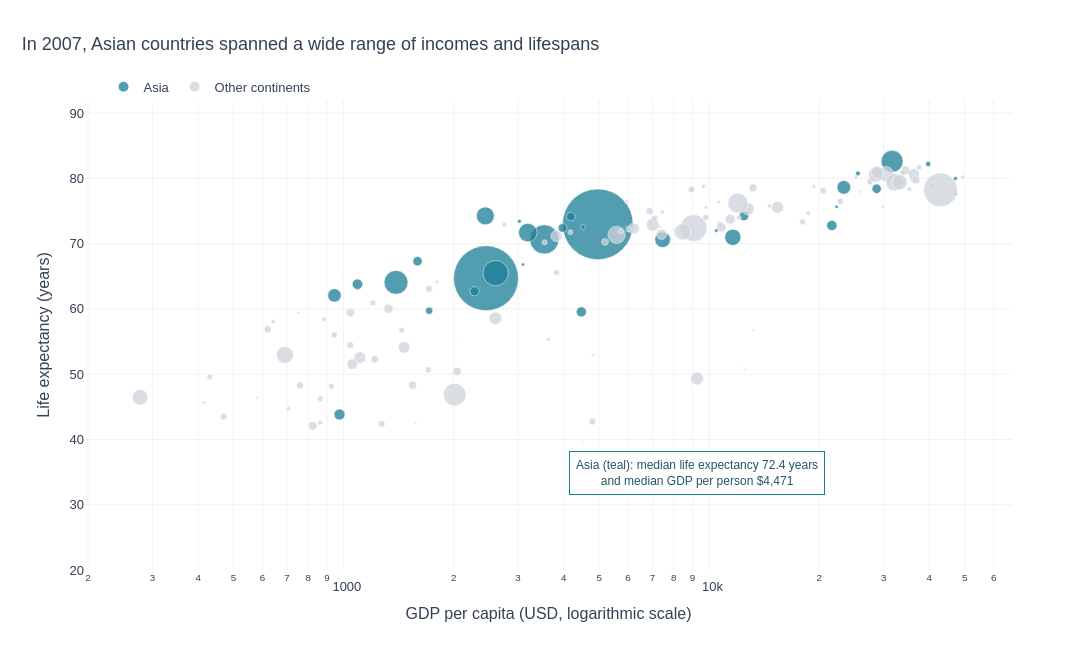

The notebook cell saved with this chart:
### Markdown cell above
## Task 2 — Bubble chart: tell a story

**What to build:** A bubble chart (full 2007 dataset, all countries) where:
- x = GDP per capita (log scale)
- y = life expectancy
- size = population
- colour = ONE continent highlighted (your choice), all others grey
- At least one annotation explaining the highlighted group's story

> This is the grey-and-highlight technique applied to a bubble chart.

### Code cell
# Task 2 — Full Gapminder sample (2007); highlight Asia against grey context.
df_2007 = df[df.year == 2007].copy()
assert len(df_2007) == df.country.nunique() == 142
highlight = 'Asia'
df_2007['Highlight'] = df_2007.continent.apply(
    lambda c: highlight if c == highlight else 'Other continents')
# Draw grey bubbles first so coloured bubbles remain visible in front.
df_2007['Highlight'] = pd.Categorical(
    df_2007['Highlight'], categories=['Other continents', highlight], ordered=True)

asia_2007 = df_2007[df_2007.continent == highlight]
median_asia_gdp = asia_2007.gdpPercap.median()
median_asia_life = asia_2007.lifeExp.median()

fig2 = px.scatter(
    df_2007, x='gdpPercap', y='lifeExp', size='pop',
    color='Highlight', hover_name='country',
    hover_data={'continent':True, 'pop':':,', 'gdpPercap':':,.0f', 'lifeExp':':.1f', 'Highlight':False},
    color_discrete_map={'Other continents':'#CED4DB', 'Asia':'#197E96'},
    opacity=0.75, size_max=50, log_x=True,
    labels={'gdpPercap':'GDP per capita (USD, logarithmic scale)',
            'lifeExp':'Life expectancy (years)', 'pop':'Population', 'Highlight':''},
    title='In 2007, Asian countries spanned a wide range of incomes and lifespans')
# Use paper coordinates to keep the median note visible on a log-x chart.
fig2.add_annotation(
    xref='paper', yref='paper', x=0.66, y=0.16,
    text=f'Asia (teal): median life expectancy {median_asia_life:.1f} years<br>and median GDP per person ${median_asia_gdp:,.0f}',
    showarrow=False,
    bordercolor='#197E96', borderwidth=1,
    bgcolor='rgba(255,255,255,0.94)', font=dict(color='#24556A',size=12),
    borderpad=6)
fig2.update_layout(
    width=1100, height=650, template='plotly_white',
    title=dict(x=0.02),
    xaxis=dict(type='log', showgrid=True, gridcolor='#F0F2F5'),
    yaxis=dict(showgrid=True, gridcolor='#F0F2F5', range=[20,92]),
    legend=dict(title=None, orientation='h', y=1.06, x=0.02, itemsizing='constant'),
    margin=dict(l=85,r=80,t=100,b=80),
    paper_bgcolor='white', plot_bgcolor='white',
    font=dict(family='Arial',size=13,color='#334155'))
fig2.update_traces(marker=dict(line=dict(color='#FFFFFF', width=0.6)))
assert fig2.layout.xaxis.type == 'log'
assert len(fig2.data) == 2 and sum(len(trace.x) for trace in fig2.data) == 142
fig2.show()
print(f'{len(df_2007)} countries included; {len(asia_2007)} Asian countries highlighted. Asia median GDP/person: ${median_asia_gdp:,.0f}; median life expectancy: {median_asia_life:.1f} years.')

### Figure 1 — Plotly figure (JSON) as saved in the notebook; plotly's stock layout.template omitted (floating-point values rounded to 4 significant figures; data arrays with more than 128 entries replaced by an {"elided": "..."} marker saying what was removed)
{"data": [{"customdata": [["Asia", 31889923, "Asia"], ["Asia", 708573, "Asia"], ["Asia", 150448339, "Asia"], ["Asia", 14131858, "Asia"], ["Asia", 1318683096, "Asia"], ["Asia", 6980412, "Asia"], ["Asia", 1110396331, "Asia"], ["Asia", 223547000, "Asia"], ["Asia", 69453570, "Asia"], ["Asia", 27499638, "Asia"], ["Asia", 6426679, "Asia"], ["Asia", 127467972, "Asia"], ["Asia", 6053193, "Asia"], ["Asia", 23301725, "Asia"], ["Asia", 49044790, "Asia"], ["Asia", 2505559, "Asia"], ["Asia", 3921278, "Asia"], ["Asia", 24821286, "Asia"], ["Asia", 2874127, "Asia"], ["Asia", 47761980, "Asia"], ["Asia", 28901790, "Asia"], ["Asia", 3204897, "Asia"], ["Asia", 169270617, "Asia"], ["Asia", 91077287, "Asia"], ["Asia", 27601038, "Asia"], ["Asia", 4553009, "Asia"], ["Asia", 20378239, "Asia"], ["Asia", 19314747, "Asia"], ["Asia", 23174294, "Asia"], ["Asia", 65068149, "Asia"], ["Asia", 85262356, "Asia"], ["Asia", 4018332, "Asia"], ["Asia", 22211743, "Asia"]], "hovertemplate": "<b>%{hovertext}</b><br><br>GDP per capita (USD, logarithmic scale)=%{x:,.0f}<br>Life expectancy (years)=%{y:.1f}<br>Population=%{customdata[1]:,}<br>continent=%{customdata[0]}<extra></extra>", "hovertext": ["Afghanistan", "Bahrain", "Bangladesh", "Cambodia", "China", "Hong Kong, China", "India", "Indonesia", "Iran", "Iraq", "Israel", "Japan", "Jordan", "Korea, Dem. Rep.", "Korea, Rep.", "Kuwait", "Lebanon", "Malaysia", "Mongolia", "Myanmar", "Nepal", "Oman", "Pakistan", "Philippines", "Saudi Arabia", "Singapore", "Sri Lanka", "Syria", "Taiwan", "Thailand", "Vietnam", "West Bank and Gaza", "Yemen, Rep."], "legendgroup": "Asia", "marker": {"color": "#197E96", "line": {"color": "#FFFFFF", "width": 0.6}, "opacity": 0.75, "size": [31889923, 708573, 150448339, 14131858, 1318683096, 6980412, 1110396331, 223547000, 69453570, 27499638, 6426679, 127467972, 6053193, 23301725, 49044790, 2505559, 3921278, 24821286, 2874127, 47761980, 28901790, 3204897, 169270617, 91077287, 27601038, 4553009, 20378239, 19314747, 23174294, 65068149, 85262356, 4018332, 22211743], "sizemode": "area", "sizeref": 527500.0, "symbol": "circle"}, "mode": "markers", "name": "Asia", "orientation": "v", "showlegend": true, "type": "scatter", "x": [974.6, 29800.0, 1391.0, 1714.0, 4959.0, 39720.0, 2452.0, 3541.0, 11610.0, 4471.0, 25520.0, 31660.0, 4519.0, 1593.0, 23350.0, 47310.0, 10460.0, 12450.0, 3096.0, 944.0, 1091.0, 22320.0, 2606.0, 3190.0, 21650.0, 47140.0, 3970.0, 4185.0, 28720.0, 7458.0, 2442.0, 3025.0, 2281.0], "xaxis": "x", "y": [43.83, 75.64, 64.06, 59.72, 72.96, 82.21, 64.7, 70.65, 70.96, 59.55, 80.75, 82.6, 72.53, 67.3, 78.62, 77.59, 71.99, 74.24, 66.8, 62.07, 63.78, 75.64, 65.48, 71.69, 72.78, 79.97, 72.4, 74.14, 78.4, 70.62, 74.25, 73.42, 62.7], "yaxis": "y"}, {"customdata": {"elided": "109x3 mixed values"}, "hovertemplate": "<b>%{hovertext}</b><br><br>GDP per capita (USD, logarithmic scale)=%{x:,.0f}<br>Life expectancy (years)=%{y:.1f}<br>Population=%{customdata[1]:,}<br>continent=%{customdata[0]}<extra></extra>", "hovertext": ["Albania", "Algeria", "Angola", "Argentina", "Australia", "Austria", "Belgium", "Benin", "Bolivia", "Bosnia and Herzegovina", "Botswana", "Brazil", "Bulgaria", "Burkina Faso", "Burundi", "Cameroon", "Canada", "Central African Republic", "Chad", "Chile", "Colombia", "Comoros", "Congo, Dem. Rep.", "Congo, Rep.", "Costa Rica", "Cote d'Ivoire", "Croatia", "Cuba", "Czech Republic", "Denmark", "Djibouti", "Dominican Republic", "Ecuador", "Egypt", "El Salvador", "Equatorial Guinea", "Eritrea", "Ethiopia", "Finland", "France", "Gabon", "Gambia", "Germany", "Ghana", "Greece", "Guatemala", "Guinea", "Guinea-Bissau", "Haiti", "Honduras", "Hungary", "Iceland", "Ireland", "Italy", "Jamaica", "Kenya", "Lesotho", "Liberia", "Libya", "Madagascar", "Malawi", "Mali", "Mauritania", "Mauritius", "Mexico", "Montenegro", "Morocco", "Mozambique", "Namibia", "Netherlands", "New Zealand", "Nicaragua", "Niger", "Nigeria", "Norway", "Panama", "Paraguay", "Peru", "Poland", "Portugal", "Puerto Rico", "Reunion", "Romania", "Rwanda", "Sao Tome and Principe", "Senegal", "Serbia", "Sierra Leone", "Slovak Republic", "Slovenia", "Somalia", "South Africa", "Spain", "Sudan", "Swaziland", "Sweden", "Switzerland", "Tanzania", "Togo", "Trinidad and Tobago", "Tunisia", "Turkey", "Uganda", "United Kingdom", "United States", "Uruguay", "Venezuela", "Zambia", "Zimbabwe"], "legendgroup": "Other continents", "marker": {"color": "#CED4DB", "line": {"color": "#FFFFFF", "width": 0.6}, "opacity": 0.75, "size": [3600523, 33333216, 12420476, 40301927, 20434176, 8199783, 10392226, 8078314, 9119152, 4552198, 1639131, 190010647, 7322858, 14326203, 8390505, 17696293, 33390141, 4369038, 10238807, 16284741, 44227550, 710960, 64606759, 3800610, 4133884, 18013409, 4493312, 11416987, 10228744, 5468120, 496374, 9319622, 13755680, 80264543, 6939688, 551201, 4906585, 76511887, 5238460, 61083916, 1454867, 1688359, 82400996, 22873338, 10706290, 12572928, 9947814, 1472041, 8502814, 7483763, 9956108, 301931, 4109086, 58147733, 2780132, 35610177, 2012649, 3193942, 6036914, 19167654, 13327079, 12031795, 3270065, 1250882, 108700891, 684736, 33757175, 19951656, 2055080, 16570613, 4115771, 5675356, 12894865, 135031164, 4627926, 3242173, 6667147, 28674757, 38518241, 10642836, 3942491, 798094, 22276056, 8860588, 199579, 12267493, 10150265, 6144562, 5447502, 2009245, 9118773, 43997828, 40448191, 42292929, 1133066, 9031088, 7554661, 38139640, 5701579, 1056608, 10276158, 71158647, 29170398, 60776238, 301139947, 3447496, 26084662, 11746035, 12311143], "sizemode": "area", "sizeref": 527500.0, "symbol": "circle"}, "mode": "markers", "name": "Other continents", "orientation": "v", "showlegend": true, "type": "scatter", "x": [5937.0, 6223.0, 4797.0, 12780.0, 34440.0, 36130.0, 33690.0, 1441.0, 3822.0, 7446.0, 12570.0, 9066.0, 10680.0, 1217.0, 430.1, 2042.0, 36320.0, 706.0, 1704.0, 13170.0, 7007.0, 986.1, 277.6, 3633.0, 9645.0, 1545.0, 14620.0, 8948.0, 22830.0, 35280.0, 2082.0, 6025.0, 6873.0, 5581.0, 5728.0, 12150.0, 641.4, 690.8, 33210.0, 30470.0, 13210.0, 752.7, 32170.0, 1328.0, 27540.0, 5186.0, 942.7, 579.2, 1202.0, 3548.0, 18010.0, 36180.0, 40680.0, 28570.0, 7321.0, 1463.0, 1569.0, 414.5, 12060.0, 1045.0, 759.3, 1043.0, 1803.0, 10960.0, 11980.0, 9254.0, 3820.0, 823.7, 4811.0, 36800.0, 25190.0, 2749.0, 619.7, 2014.0, 49360.0, 9809.0, 4173.0, 7409.0, 15390.0, 20510.0, 19330.0, 7670.0, 10810.0, 863.1, 1598.0, 1712.0, 9787.0, 862.5, 18680.0, 25770.0, 926.1, 9270.0, 28820.0, 2602.0, 4513.0, 33860.0, 37510.0, 1107.0, 883.0, 18010.0, 7093.0, 8458.0, 1056.0, 33200.0, 42950.0, 10610.0, 11420.0, 1271.0, 469.7], "xaxis": "x", "y": [76.42, 72.3, 42.73, 75.32, 81.23, 79.83, 79.44, 56.73, 65.55, 74.85, 50.73, 72.39, 73.0, 52.3, 49.58, 50.43, 80.65, 44.74, 50.65, 78.55, 72.89, 65.15, 46.46, 55.32, 78.78, 48.33, 75.75, 78.27, 76.49, 78.33, 54.79, 72.23, 74.99, 71.34, 71.88, 51.58, 58.04, 52.95, 79.31, 80.66, 56.73, 59.45, 79.41, 60.02, 79.48, 70.26, 56.01, 46.39, 60.92, 70.2, 73.34, 81.76, 78.89, 80.55, 72.57, 54.11, 42.59, 45.68, 73.95, 59.44, 48.3, 54.47, 64.16, 72.8, 76.19, 74.54, 71.16, 42.08, 52.91, 79.76, 80.2, 72.9, 56.87, 46.86, 80.2, 75.54, 71.75, 71.42, 75.56, 78.1, 78.75, 76.44, 72.48, 46.24, 65.53, 63.06, 74.0, 42.57, 74.66, 77.93, 48.16, 49.34, 80.94, 58.56, 39.61, 80.88, 81.7, 52.52, 58.42, 69.82, 73.92, 71.78, 51.54, 79.42, 78.24, 76.38, 73.75, 42.38, 43.49], "yaxis": "y"}], "layout": {"annotations": [{"bgcolor": "rgba(255,255,255,0.94)", "bordercolor": "#197E96", "borderpad": 6, "borderwidth": 1, "font": {"color": "#24556A", "size": 12}, "showarrow": false, "text": "Asia (teal): median life expectancy 72.4 years<br>and median GDP per person $4,471", "x": 0.66, "xref": "paper", "y": 0.16, "yref": "paper"}], "font": {"color": "#334155", "family": "Arial", "size": 13}, "height": 650, "legend": {"itemsizing": "constant", "orientation": "h", "title": {}, "tracegroupgap": 0, "x": 0.02, "y": 1.06}, "margin": {"b": 80, "l": 85, "r": 80, "t": 100}, "paper_bgcolor": "white", "plot_bgcolor": "white", "title": {"text": "In 2007, Asian countries spanned a wide range of incomes and lifespans", "x": 0.02}, "width": 1100, "xaxis": {"anchor": "y", "domain": [0.0, 1.0], "gridcolor": "#F0F2F5", "showgrid": true, "title": {"text": "GDP per capita (USD, logarithmic scale)"}, "type": "log"}, "yaxis": {"anchor": "x", "domain": [0.0, 1.0], "gridcolor": "#F0F2F5", "range": [20, 92], "showgrid": true, "title": {"text": "Life expectancy (years)"}}}}
